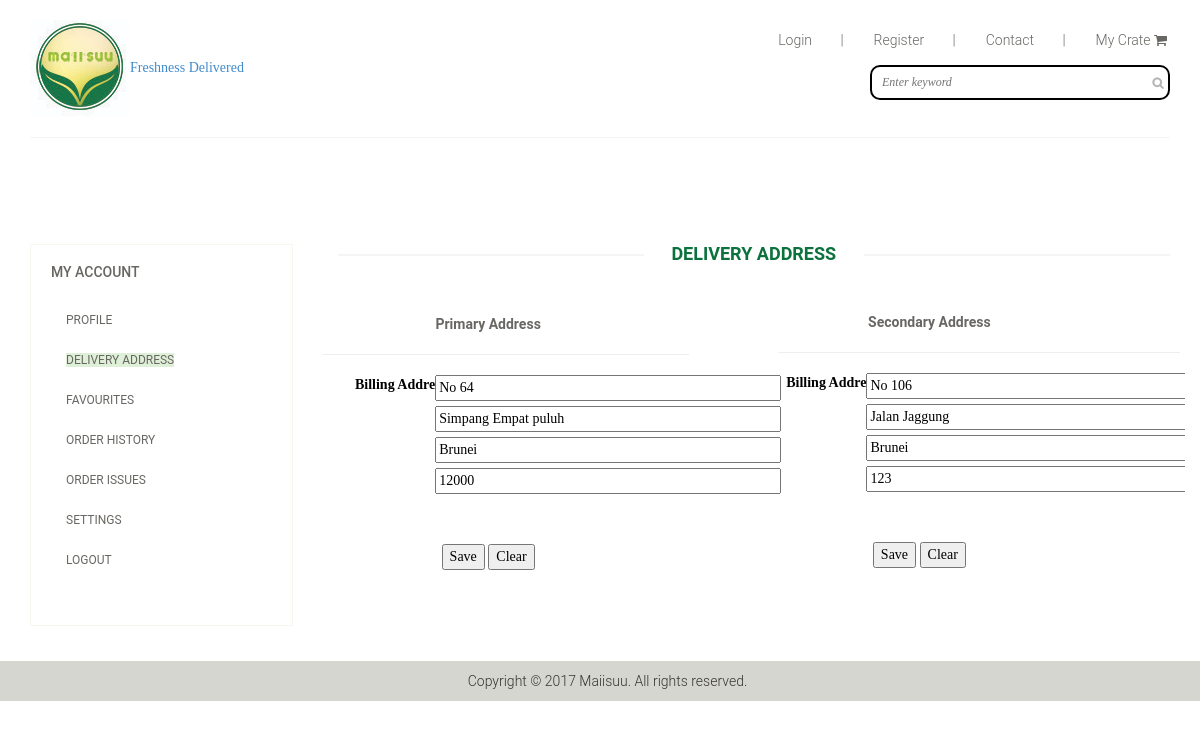
The app's page /delivery_address_edit_cs.php (signed in) with its own data.
### tables this page shows
CREATE TABLE `user_individual_register` (
  `userid` int(20) NOT NULL,
  `email` varchar(50) NOT NULL,
  `password` varchar(50) NOT NULL,
  `number` int(50) NOT NULL,
  `number1` int(50) NOT NULL,
  `number2` int(50) NOT NULL,
  `address1` varchar(300) NOT NULL,
  `address2` varchar(300) NOT NULL
);

### delivery_address_edit_cs.php (the view, shortened to what this page needs)
<?php
include'dbconfig.php';
?>
<!DOCTYPE html>
<html lang="en">
<head>
    <link href="css/bootstrap.min.css" rel="stylesheet">
    <link href="css/font-awesome.min.css" rel="stylesheet">
    <link href="css/prettyPhoto.css" rel="stylesheet">
    <link href="css/price-range.css" rel="stylesheet">
    <link href="css/animate.css" rel="stylesheet">
	<link href="css/main.css" rel="stylesheet">
	<link href="css/responsive.css" rel="stylesheet">
</head>
<body>
	<header id="header">
		<div class="header-middle">
			<div class="container">
				<div class="row">
					<div class="col-sm-4">
						<div class="logo pull-left">
							<a href="index.html"><img src="images/Logo 8.jpg" alt="" />Freshness Delivered</a>
						</div>
					</div>
					<div class="col-sm-8">
						<div class="shop-menu pull-right">
							<ul class="nav navbar-nav">
								<li><a href=""> Login <span style="margin-left:25px">|</span></a></li>
								<li><a href=""> Register <span style="margin-left:25px">|</span></a></li>
								<li><a href=""> Contact <span style="margin-left:25px">|</span></a></li>
								<li><a href="mycrate.php"> My Crate <i class="fa fa-shopping-cart"></i></a></li>
							</ul>
						</div>
					</div>
                    <div class="search_box pull-right" style="margin-top:15px;">
							<input type="text" placeholder="Enter keyword" style="width:300px"/>
					</div>
				</div>
			</div>
		</div>
		<div class="header-bottom">
			<div class="container">
				<div class="row">
					<div class="col-sm-12">
					</div>
				</div>
			</div>
		</div>
	</header>
	<section id="slider">
	</section>
	<section>
		<div class="container">
			<div class="row">
				<div class="col-sm-3">
					<div>
						<div class="panel-group category-products" id="accordian">
							<div class="panel panel-default">
								<div class="panel-heading">
									<h4 class="panel-title">
										<a href="#sub1">
										<div>My Account</div>
										</a>
									</h4>
								</div>
								<div id="sub1">
									<div class="panel-body">
										<ul id="filter">
											<li><a href="profile.php">Profile</a></li>
											<li><a href="deliver_address.php" class="alert-success">Delivery Address</a></li>
											<li><a href="favourites.php">Favourites</a></li>
											<li><a href="#">Order History</a></li>
								            <li><a href="#">Order Issues</a></li>
                                            <li><a href="#">Settings</a></li>
                                            <li><a href="#">Logout</a></li>
										</ul>
									</div>
								</div>
							</div>
						</div>
					</div>
				</div>
				<div class="col-sm-9 padding-right">
					<div class="features_items">
						<h2   class="title text-center">Delivery Address</h2>
						<?php
						$sql = "SELECT * FROM user_individual_register where userid = '$_SESSION[user]'";
						$result = mysqli_query($conn, $sql);
						if (mysqli_num_rows($result) > 0)
						{
   						while($row = mysqli_fetch_assoc($result))
						{
						$mark = $row['address1'];
	$addr = explode(',', $mark);
	$line1= $addr[0];
	$line2= $addr[1];
	$line3= $addr[2];
	$line4= $addr[3];
						?>
						<div class="col-sm-4" style=" width:50%; height:10%;">
							<div>
								<div class="single-products">
										<div class="productinfo text-center">
                      <form  method="POST" action="delivery_address_edit_ss.php" enctype="multipart/form-data">
						<div style="position: relative; left:-50px">
                          <br>
<p><b>Primary Address</b></p>
<hr>
<label style="color:#000; position:relative; left: -80px">Billing Address :&nbsp;&nbsp;</label>
<input style="position:relative; left:120px; top:-25px;" type='text' name='line1' size="40" id="1"  value='<?php echo $line1; ?>' />
                          <br>
<div style="position:relative; left:55px">
<input style="position:relative; left:65px; top:-20px;" type='text' name='line2' size="40" id="2"  value='<?php echo $line2; ?>' />
                          <br>
<input style="position:relative; left:65px; top:-15px;" type='text' name='line3' size="40" id="3"  value='<?php echo $line3; ?>' />
                          <br>
<input style="position:relative; left:65px; top:-10px;" type='text' name='line4' size="40"  id="4" value='<?php echo $line4; ?>' />
                             </div><br><br>
                             <input name="save_addr1" type="submit" value="Save"/>
                             <input type="button" onclick="ClearFields1();" value="Clear" />
</div>
                                      </form>
									</div>
								</div>
							</div>
						</div>
						<?php
					   }
	                }
         ?>
                      <?php
						$sql = "SELECT * FROM user_individual_register where userid = '$_SESSION[user]'";
						$result = mysqli_query($conn, $sql);
						if (mysqli_num_rows($result) > 0)
						{
   						while($row = mysqli_fetch_assoc($result))
						{
							$mark = $row['address2'];
	$addr = explode(',', $mark);
	$line1= $addr[0];
	$line2= $addr[1];
	$line3= $addr[2];
	$line4= $addr[3];
						?>
						<div class="col-sm-4" style=" width:50%; height:10%;">
							<div>
								<div class="single-products">
										<div class="productinfo text-center">
                      <form  method="POST" action="delivery_address_edit_ss.php" enctype="multipart/form-data">
						<div style="position: relative; left: -50px; top:-2px">
                          <br>
<p style="position:relative; left: 10px"><b>Secondary Address</b></p>
<hr style="position:relative; left:60px">
<label style="color:#000; position:relative; left: -80px">Billing Address :&nbsp;&nbsp;</label>
<input style="position:relative; left:120px; top:-25px;" type='text' name='line5' size="40" id="5"  value='<?php echo $line1; ?>' />
                          <br>
<div style="position:relative; left:55px">
<input style="position:relative; left:65px; top:-20px;" type='text' name='line6' size="40" id="6"  value='<?php echo $line2; ?>' />
                          <br>
<input style="position:relative; left:65px; top:-15px;" type='text' name='line7' size="40"  id="7" value='<?php echo $line3; ?>' />
                          <br>
<input style="position:relative; left:65px; top:-10px;" type='text' name='line8' size="40" id="8"  value='<?php echo $line4; ?>' />
                             </div><br><br>
                             <input name="save_addr2" type="submit" value="Save"/>
                             <input type="button" onclick="ClearFields2();" value="Clear" />
</div>
                                      </form>
									</div>
								</div>
							</div>
						</div>
						<?php
					   }
	                }
         ?>
				</div>
				</div>
			</div>
		</div>
	</section>
	<footer id="footer">
		<div class="footer-bottom">
			<div class="container">
				<div class="row">
					<center><p>Copyright © 2017 Maiisuu. All rights reserved.</p></center>
				</div>
			</div>
		</div>
	</footer>
</body>
</html>

### css/main.css (style rules this page uses)
body { font-family: maiisuu; position: relative; font-weight:400px; }
ul li { list-style: none; }
a { -webkit-transition: 300ms; -moz-transition: 300ms; -o-transition: 300ms; transition: 300ms; }
h1, h2, h3, h4, h5, h6 { font-family: 'Roboto', sans-serif; }
.header-middle .container .row { border-bottom: 1px solid #f5f5f5; margin-left: 0; margin-right: 0; padding-bottom: 20px; padding-top: 20px; }
.header-middle .container .row .col-sm-4 { padding-left: 0; }
.header-middle .container .row .col-sm-8 { padding-right:0; }
.shop-menu ul li { display:inline-block; padding-left: 15px; padding-right: 15px; }
.shop-menu ul li:last-child { padding-right: 0; }
.shop-menu ul li a { background: #FFFFFF; color: #696763; font-family: 'Roboto', sans-serif; font-size: 14px; font-weight: 300; padding:0; padding-right: 0; margin-top: 10px; }
.shop-menu ul li a i { margin-right:3px; }
.header-bottom { padding-bottom: 30px; padding-top: 30px; }
.search_box input { border: 2px solid black; border-radius:10px; color: #B2B2B2; font-family: 'maiisuu'; font-style:italic; font-size: 12px; font-weight: 300; height: 35px; outline: medium none; padding-left: 10px; width: 155px; background-image: url(../images/home/searchicon.png); background-repeat: no-repeat; background-position: 280px; }
#footer { background: #F0F0E9; }
.footer-bottom { background: #D6D6D0; padding-top: 10px; }
.footer-bottom p { color: #363432; font-family: 'Roboto', sans-serif; font-weight: 300; margin-left: 15px; }
#slider { padding-bottom: 45px; }
.category-products { border: 1px solid #F7F7F0; margin-bottom: 35px; padding-bottom: 20px; padding-top: 15px; }
.left-sidebar h2:after, h2.title:after { content: " "; position: absolute; border: 1px solid #f5f5f5; bottom:8px; left: 0; width: 100%; height: 0; z-index: -2; }
h2.title:before { content: " "; position: absolute; background: #fff; bottom: -6px; width: 220px; height: 30px; z-index: -1; left: 50%; margin-left: -110px; }
.category-products .panel { background-color: #FFFFFF; border: 0px; border-radius: 0px; box-shadow:none; margin-bottom: 0px; }
.category-products .panel-default .panel-heading { background-color: #FFFFFF; border: 0 none; color: #FFFFFF; padding: 5px 20px; }
.category-products .panel-default .panel-heading .panel-title a { color: #696763; font-family: 'Roboto', sans-serif; font-size: 14px; text-decoration: none; text-transform: uppercase; }
.panel-body ul { padding-left: 20px; }
.panel-body ul li a { color: #696763; font-family: 'Roboto', sans-serif; font-size: 12px; text-transform: uppercase; }
.padding-right { padding-right: 0; }
.features_items { overflow:hidden; }
h2.title { color: #0b713d; font-family: 'Roboto', sans-serif; font-size: 18px; font-weight: 700; margin: 0 15px; text-transform: uppercase; margin-bottom: 30px; position: relative; }
.single-products { position: relative; }
.productinfo p { font-family: 'Roboto', sans-serif; font-size: 14px; font-weight: 400; color: #696763; }
.productinfo { position:relative; }
.category-products ul li { padding:10px 0px; }

### delivery_address_edit_cs.php (style rules this page uses)
li { cursor: pointer; cursor: hand; }

### records on screen
user_individual_register: line1 "No 64", line2 "Simpang Empat puluh", line3 "Brunei", line4 "12000", line5 "No 106", line6 "Jalan Jaggung", line7 "Brunei", line8 "123"
